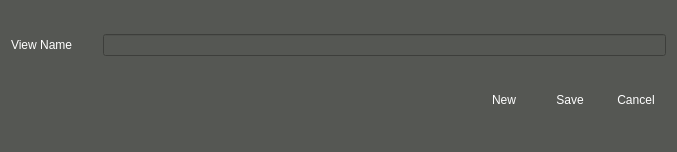
<?xml version="1.0" encoding="UTF-8"?>
<ui version="4.0">
 <class>VSCViewConf</class>
 <widget class="QDialog" name="VSCViewConf">
  <property name="geometry">
   <rect>
    <x>0</x>
    <y>0</y>
    <width>677</width>
    <height>152</height>
   </rect>
  </property>
  <property name="windowTitle">
   <string>View Configuration</string>
  </property>
  <property name="windowIcon">
   <iconset resource="vscmainwindows.qrc">
    <normaloff>:/logo/resources/vscsmall.png</normaloff>:/logo/resources/vscsmall.png</iconset>
  </property>
  <property name="styleSheet">
   <string notr="true">background-color: rgb(85, 87, 83);
color: rgb(255, 255, 255);</string>
  </property>
  <property name="modal">
   <bool>true</bool>
  </property>
  <layout class="QVBoxLayout" name="verticalLayout">
   <item>
    <layout class="QHBoxLayout" name="horizontalLayout">
     <property name="spacing">
      <number>30</number>
     </property>
     <item>
      <widget class="QLabel" name="label">
       <property name="styleSheet">
        <string notr="true">font: 12pt &quot;Arial&quot;;</string>
       </property>
       <property name="text">
        <string>View Name</string>
       </property>
      </widget>
     </item>
     <item>
      <widget class="QLineEdit" name="lineEditName">
       <property name="styleSheet">
        <string notr="true">font: 12pt &quot;Arial&quot;;</string>
       </property>
      </widget>
     </item>
    </layout>
   </item>
   <item>
    <layout class="QHBoxLayout" name="_2">
     <property name="spacing">
      <number>6</number>
     </property>
     <property name="leftMargin">
      <number>0</number>
     </property>
     <property name="topMargin">
      <number>0</number>
     </property>
     <property name="rightMargin">
      <number>0</number>
     </property>
     <property name="bottomMargin">
      <number>0</number>
     </property>
     <item>
      <spacer>
       <property name="orientation">
        <enum>Qt::Horizontal</enum>
       </property>
       <property name="sizeHint" stdset="0">
        <size>
         <width>131</width>
         <height>31</height>
        </size>
       </property>
      </spacer>
     </item>
     <item>
      <widget class="QPushButton" name="pbNew">
       <property name="minimumSize">
        <size>
         <width>60</width>
         <height>30</height>
        </size>
       </property>
       <property name="maximumSize">
        <size>
         <width>60</width>
         <height>30</height>
        </size>
       </property>
       <property name="styleSheet">
        <string notr="true">QPushButton { 
border:none;
color:white;
background-image: url(:/action/resources/button.png);}
QPushButton:hover {
	background-image: url(:/action/resources/buttonpress.png);}
QPushButton:pressed {
	background-image: url(:/action/resources/buttonpress.png);}
</string>
       </property>
       <property name="text">
        <string>New</string>
       </property>
      </widget>
     </item>
     <item>
      <widget class="QPushButton" name="pbModify">
       <property name="minimumSize">
        <size>
         <width>60</width>
         <height>30</height>
        </size>
       </property>
       <property name="maximumSize">
        <size>
         <width>60</width>
         <height>30</height>
        </size>
       </property>
       <property name="styleSheet">
        <string notr="true">QPushButton { 
border:none;
color:white;
background-image: url(:/action/resources/button.png);}
QPushButton:hover {
	background-image: url(:/action/resources/buttonpress.png);}
QPushButton:pressed {
	background-image: url(:/action/resources/buttonpress.png);}
</string>
       </property>
       <property name="text">
        <string>Save</string>
       </property>
      </widget>
     </item>
     <item>
      <widget class="QPushButton" name="pbCancel">
       <property name="minimumSize">
        <size>
         <width>60</width>
         <height>30</height>
        </size>
       </property>
       <property name="maximumSize">
        <size>
         <width>60</width>
         <height>30</height>
        </size>
       </property>
       <property name="autoFillBackground">
        <bool>false</bool>
       </property>
       <property name="styleSheet">
        <string notr="true">QPushButton { 
border:none;
color:white;
background-image: url(:/action/resources/button.png);}
QPushButton:hover {
	background-image: url(:/action/resources/buttonpress.png);}
QPushButton:pressed {
	background-image: url(:/action/resources/buttonpress.png);}</string>
       </property>
       <property name="text">
        <string>Cancel</string>
       </property>
      </widget>
     </item>
    </layout>
   </item>
  </layout>
 </widget>
 <resources>
  <include location="../main/vscmainwindows.qrc"/>
 </resources>
 <connections>
  <connection>
   <sender>pbModify</sender>
   <signal>clicked()</signal>
   <receiver>VSCViewConf</receiver>
   <slot>accept()</slot>
   <hints>
    <hint type="sourcelabel">
     <x>278</x>
     <y>253</y>
    </hint>
    <hint type="destinationlabel">
     <x>96</x>
     <y>254</y>
    </hint>
   </hints>
  </connection>
  <connection>
   <sender>pbNew</sender>
   <signal>clicked()</signal>
   <receiver>VSCViewConf</receiver>
   <slot>reject()</slot>
   <hints>
    <hint type="sourcelabel">
     <x>369</x>
     <y>253</y>
    </hint>
    <hint type="destinationlabel">
     <x>179</x>
     <y>282</y>
    </hint>
   </hints>
  </connection>
  <connection>
   <sender>pbCancel</sender>
   <signal>clicked()</signal>
   <receiver>VSCViewConf</receiver>
   <slot>reject()</slot>
   <hints>
    <hint type="sourcelabel">
     <x>369</x>
     <y>253</y>
    </hint>
    <hint type="destinationlabel">
     <x>179</x>
     <y>282</y>
    </hint>
   </hints>
  </connection>
 </connections>
</ui>
